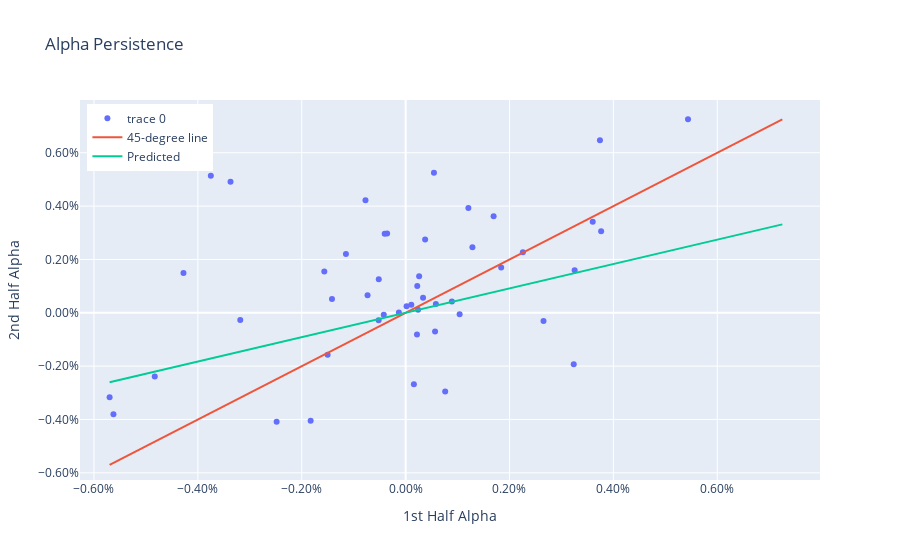

Notebook code for this chart:
### Code cell
# Scatter plot

trace  = go.Scatter(x=df_beta['alpha_0'], y=df_beta['alpha_1'], mode="markers")
minval = np.min([df_beta['alpha_1'].min(), df_beta['alpha_0'].min()])
maxval = np.max([df_beta['alpha_1'].max(), df_beta['alpha_0'].max()])
trace_45 = go.Scatter(x= np.linspace(minval,maxval,20), y = np.linspace(minval,maxval,20), mode='lines',name='45-degree line')
# ols_fit = results.params[0] + results.params[1]*np.linspace(minval,maxval,20)
ols_fit = results.params['alpha_0']*np.linspace(minval,maxval,20)
trace_ols= go.Scatter(x= np.linspace(minval,maxval,20), y = ols_fit, mode='lines',name='Predicted')

fig = go.Figure()
fig.add_trace(trace)
fig.add_trace(trace_45)
fig.add_trace(trace_ols)
fig.update_xaxes(title='1st Half Alpha',tickformat=".2%", range=[1.1*minval, 1.1*maxval])
fig.update_yaxes(title='2nd Half Alpha',tickformat=".2%", range=[1.1*minval, 1.1*maxval])
fig.update_layout(title='Alpha Persistence')
fig.update_layout(legend=dict(yanchor="top", y =0.99, xanchor="left", x=0.01))
fig.show()
